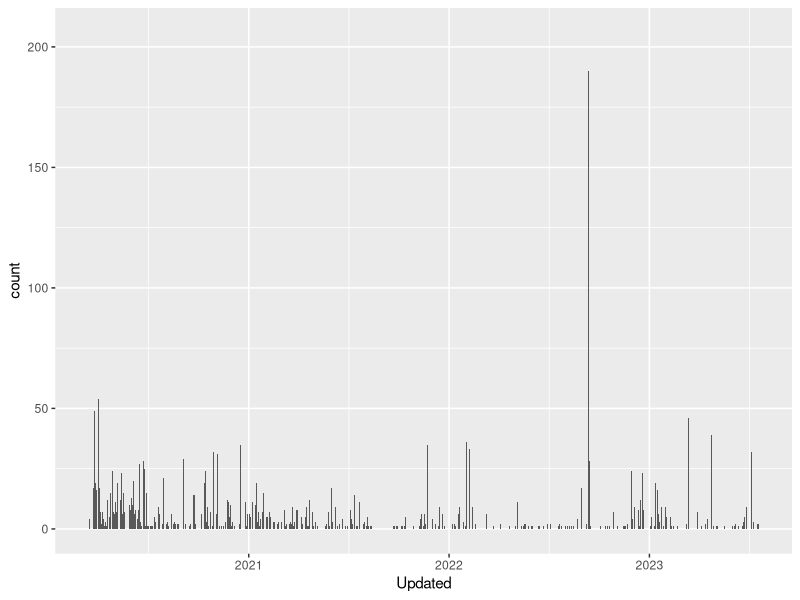
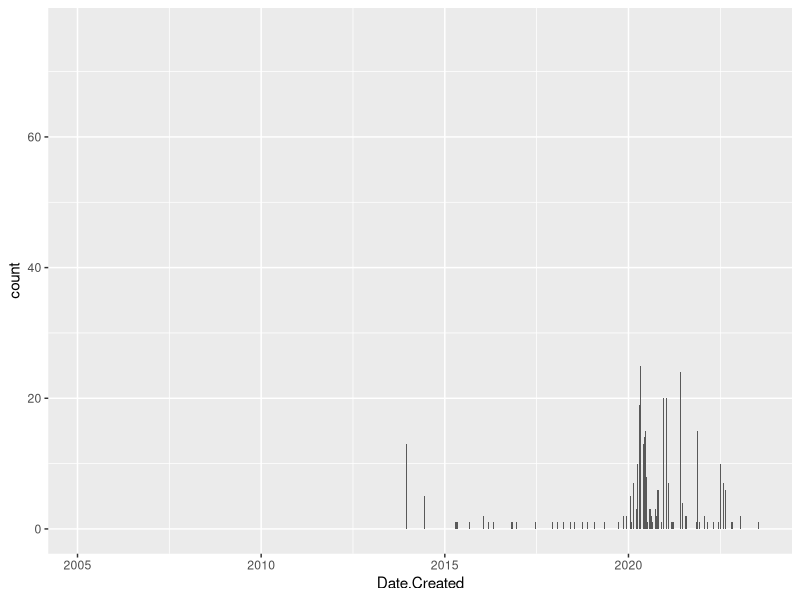

Reproduce these figures in R, in order. (Note: this script raises an error after producing the figures.)

# libraries ---------------------------------------------------------------

library(tidyverse)


# load data ---------------------------------------------------------------

ukwa <- read.csv("data/csv/UKWA_Covid19Collection.csv")


# basic stats -------------------------------------------------------------

# number of rows:
nrow(ukwa)

# included variables:
colnames(ukwa)


# date formatting ---------------------------------------------------------

ukwa_dates <- ukwa %>% 
  mutate(Date.Created = parse_date(Date.Created,
                                   format = "%d %B %Y")) %>% 
  mutate(Updated = parse_date(Updated,
                              format = "%d %B %Y")) %>% 
  mutate(Crawl.Start.Date = parse_date(Crawl.Start.Date,
                                   format = "%d %B %Y",
                                   na = c("NULL", ""))) %>% 
  mutate(Crawl.End.Date = parse_date(Crawl.End.Date,
                                    format = "%d %B %Y",
                                     na = c("NULL", ""))) 


# plot dates/date ranges --------------------------------------------------

ggplot(data = ukwa_dates) +
  geom_bar(aes(x = Updated))

ggplot(data = ukwa_dates) +
  geom_bar(aes(x = Date.Created))
  ## presence of pre-2020 date indicates that this variable is creation date of sites

ukwa_noNA <- ukwa_dates %>% 
  filter(is.na(Crawl.Start.Date) == F & is.na(Crawl.End.Date) == F)

date_ranges <- ggplot(data = ukwa_noNA) +
  aes(y = Record.ID) +
  geom_linerange(aes(xmin = Crawl.Start.Date, xmax = Crawl.End.Date),
                 color = "pink",
                 linewidth = 2) +
  geom_point(aes(x = Updated)) +
  xlim(as_date("2020-01-01", format = "%Y-%m-%d"), as_date("2025-01-01", format = "%Y-%m-%d"))


# added pre/post covid? ---------------------------------------------------

pre_2020 <- ukwa_clean %>% 
  filter(Date.Created < as_date("2020-01-01"))

post_2020 <- ukwa_clean %>% 
  filter(Date.Created >= as_date("2020-01-01"))


# contains "covid"? -------------------------------------------------------

ukwa_enriched <- ukwa_clean %>% 
  mutate(Covid.Name = ifelse(grepl(regex("covid", ignore_case = T), Primary.Seed) == T |
                               grepl(regex("CORONA", ignore_case = T), Primary.Seed) == T |
                               grepl(regex("cov19", ignore_case = T), Primary.Seed) == T, 
                             yes = T, # True value
                             no = F) # False value
  ) 

for(i in 1:nrow(ukwa_enriched)){
  if(grepl("/twitter", ukwa_enriched$Primary.Seed[i]) == T){
    ukwa_enriched$Social.Platform[i] <- "Twitter"
  } else if(grepl(".facebook", ukwa_enriched$Primary.Seed[i]) == T){
    ukwa_enriched$Social.Platform[i] <- "Facebook"
  } else if(grepl("instagram", ukwa_enriched$Primary.Seed[i]) == T){
    ukwa_enriched$Social.Platform[i] <- "Instagram"
  } else{
    ukwa_enriched$Social.Platform[i] <- NA
  }
}
  

covid_name_counts <- ukwa_enriched %>% 
  group_by(Covid.Name) %>% 
  count()

social_counts <- ukwa_enriched %>% 
  group_by(Social.Platform) %>% 
  count()


# date ranges of covid-specific pages -------------------------------------

covid_pages <- ukwa_enriched %>% 
  filter(Covid.Name == T)

dates <- ggplot(data = covid_pages) +
  geom_bar(aes(x = Date.Created))
## presence of pre-2020 date indicates that this variable is creation date of sites


date_ranges <- ggplot(data = covid_pages) +
  aes(y = Record.ID) +
  geom_linerange(aes(xmin = Crawl.Start.Date, xmax = Crawl.End.Date),
                 color = "#ddf1faff",
                 linewidth = 2) +
  geom_point(aes(x = Updated),
             color = "#9b3800ff" ) +
  labs(x = "Date",
       y = "Record ID") +
  xlim(as_date("2020-01-01", format = "%Y-%m-%d"), as_date("2025-01-01", format = "%Y-%m-%d")) +
  theme_minimal() +
  theme(
    text = element_text(family = "mono"),
    axis.title = element_text(color = "#0f4c82ff",
                              size = 16),
    axis.text = element_text(size = 12)
  ) 

# range demonstrates that most crawls were cut off at the end of 2023/beginning of 2024
# very few have been updated since 2022
# many weren't updated since their crawl began


# crawl frequencies -------------------------------------------------------

crawl_frequencies <- ukwa_clean %>% 
  group_by(Crawl.Frequency) %>% 
  count() %>% 
  mutate(proportion = n/nrow(ukwa_dates))


# Total date spans ---------------------------------------------------------

date_spans <- ukwa_dates %>% 
  summarize(start = min(Crawl.Start.Date,
                        na.rm = T),
            end = max(Crawl.End.Date,
                      na.rm = T))

ukwa_enriched <- ukwa_enriched %>% 
  mutate(Days.Crawled = abs(int_length(interval(start = Crawl.Start.Date,
                                 end = Crawl.End.Date))/(60*60*24)))


ggplot(ukwa_enriched) +
  geom_bar(aes(x = Days.Crawled))

## mode of the dataset is 10 --> also the median and 1st Q 
## is 10 days considered a standard length of time to crawl a website?
## was this decided during COVID, or already established precedent?

ten_days <- ukwa_enriched %>% 
  filter(Days.Crawled == 10)

ten_days %>% 
  group_by(Crawl.Frequency) %>% 
  count()

ggplot(ten_days) +
  geom_bar(aes(x = Date.Created))

# all sites created squarely during COVID
# 462 were crawled daily, 39 crawled weekly (? what does that mean for a 10-day crawl)
# largely government pages 


# How long ago were sites last updated? -----------------------------------

update_lag <- ukwa_dates %>% 
  mutate(lag_to_present = dmy("22/06/2025") - Updated,
         lag_from_start = Updated - Crawl.Start.Date,
         lag_to_end = Crawl.End.Date - Updated) %>% 
  filter(Crawl.Frequency != "DOMAINCRAWL")

mean(update_lag$lag_to_present, na.rm=T)
mean(update_lag$lag_from_start, na.rm=T)
mean(update_lag$lag_to_end, na.rm=T)
median(update_lag$lag_to_present, na.rm=T)
median(update_lag$lag_from_start, na.rm=T)
median(update_lag$lag_to_end, na.rm=T)

lags <- update_lag %>% 
  filter(Crawl.Frequency != "DOMAINCRAWL") %>% 
  group_by(lag_from_start) %>% 
  count() %>% 
  arrange(desc(n))

before_crawl <- update_lag %>% 
  filter(lag_from_start < 0)

lag_by_frequency <- update_lag %>% 
  group_by(Crawl.Frequency) %>% 
  summarize(avg_lag = mean(lag_from_start, na.rm = T),
            med_lag = median(lag_from_start, na.rm = T), 
            min_lag = min(lag_from_start, na.rm = T),
            max_lag = max(lag_from_start, na.rm = T))

end_lag_by_frequency <- update_lag %>% 
  group_by(Crawl.Frequency) %>% 
  summarize(avg_lag = mean(lag_to_end, na.rm = T),
            med_lag = median(lag_to_end, na.rm = T), 
            min_lag = min(lag_to_end, na.rm = T),
            max_lag = max(lag_to_end, na.rm = T))

ggplot(update_lag) +
  geom_boxplot(aes(lag_from_start, Crawl.Frequency)) +
  theme_minimal() +
  xlab("Time from Crawl Start to Last Record Update (days)") +
  ylab("Crawl Frequency") +
  theme(text = element_text(family = "Courier New"), 
        axis.title = element_text(size = 22),
        axis.text = element_text(size = 18)) 

ggplot(update_lag) +
  geom_boxplot(aes(lag_to_end, Crawl.Frequency)) +
  theme_minimal() +
  xlab("Time from Last Record Update to Crawl End") +
  ylab("Crawl Frequency") +
  theme(text = element_text(family = "Courier New")) +
  geom_vline(xintercept = 0, color = "#5e94d6")

ggplot(update_lag) +
  geom_bar(aes(x = lag_to_present))

ggplot(update_lag) +
  geom_bar(aes(x = lag_from_start)) +
  xlim(-15, 1000)

update_lag %>% 
  group_by(lag_from_start) %>% 
  count() %>% 
  arrange(desc(n))


# Updated since crawl start by domain -------------------------------------

ukwa_domains <- ukwa_dates %>% 
  mutate(domain = domain(Primary.Seed)) %>% 
  mutate(suffix = suffix_extract(domain)) %>% 
  mutate(updated_since_crawl_start = if_else(Updated > Crawl.Start.Date, T, F),
         updated_since_crawl_end = if_else(Updated > Crawl.End.Date, T, F)) %>% 
  group_by(suffix) %>% 
  mutate(Crawl.Frequency = factor(Crawl.Frequency, levels = c("DOMAINCRAWL", "ANNUAL", "SIXMONTHLY", "QUARTERLY", "MONTHLY", "WEEKLY", "DAILY"))) %>% 
  mutate(crawl_duration = Crawl.End.Date - Crawl.Start.Date)

ggplot(ukwa_domains) +
  geom_bar(aes(x = suffix$suffix, fill = updated_since_crawl_start))

ggplot(ukwa_domains) +
  geom_bar(aes(x = Crawl.Frequency, fill = updated_since_crawl_start)) +
  scale_fill_manual(values = c("FALSE" = "#cde1fa",
                               "TRUE" = "#0979b3"),
                    na.value = "grey70") +
  theme_minimal() +
  theme(text = element_text(family = "Courier New"),
        axis.title = element_text(size = 22),
        axis.text = element_text(size = 18)) +
  labs(fill = "Record Updated?",
       x = "Crawl Frequency",
       y = "Number of Sites")
  
ggplot(ukwa_domains) +
  geom_histogram(aes(x = crawl_duration, fill = updated_since_crawl_start), origin = 0, binwidth = 365) +
  scale_fill_manual(values = c("FALSE" = "#cde1fa",
                               "TRUE" = "#0979b3"),
                    na.value = "grey70") +
  theme_minimal() +
  theme(text = element_text(family = "Courier New"))

ukwa_domains %>% 
  group_by(updated_since_crawl_start, Crawl.Frequency) %>% 
  summarize(mean_duration = mean(crawl_duration, na.rm = T),
            count = n()) 
